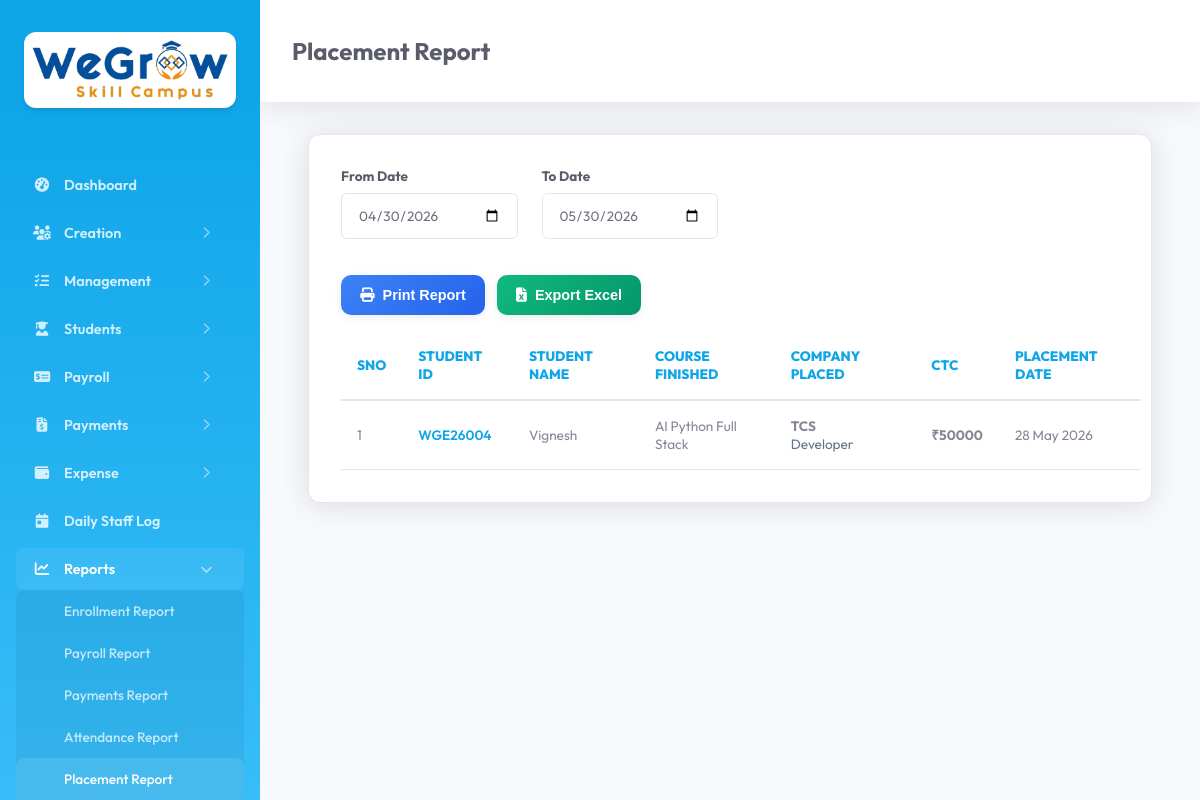
Before: /report_placement.php (signed in) with the older database file.
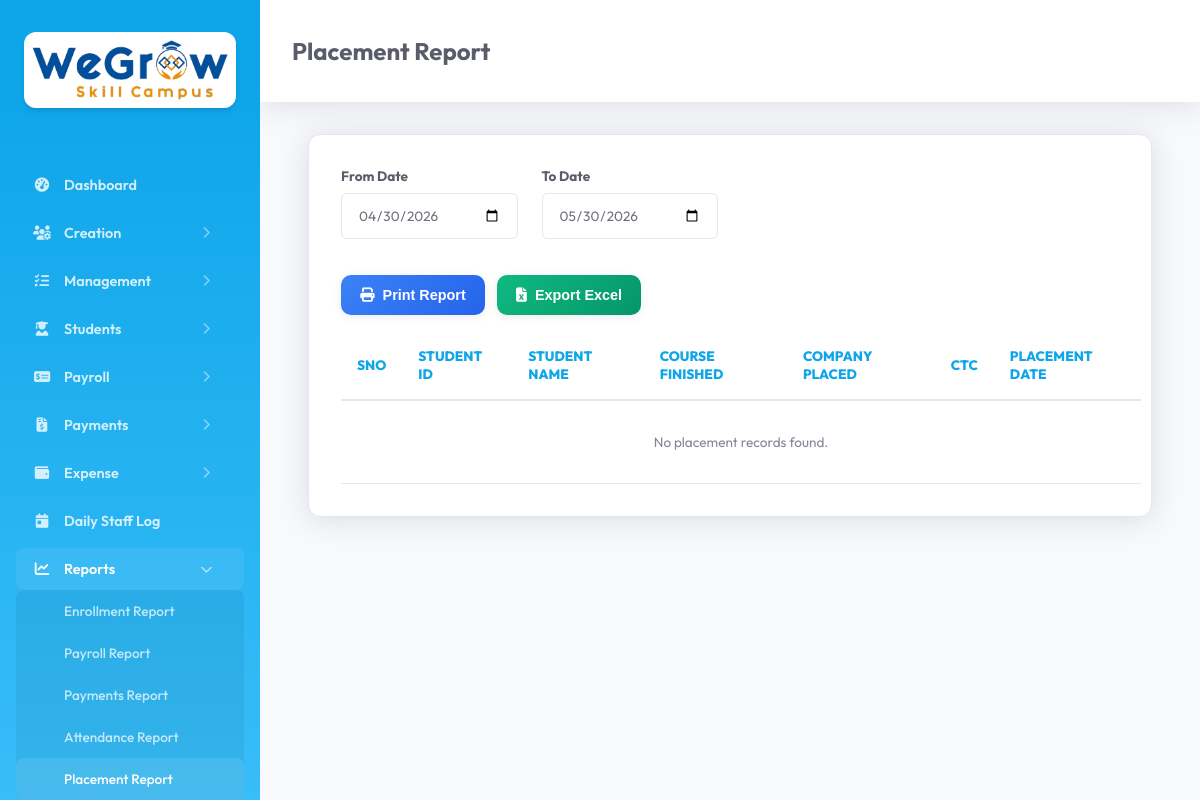
After: the same page with the newer database file.
### tables this page shows
CREATE TABLE `tc_course_closure` (
  `id` int(11) NOT NULL AUTO_INCREMENT,
  `created_date_time` datetime DEFAULT NULL,
  `updated_date_time` datetime DEFAULT NULL,
  `company_id` mediumtext DEFAULT NULL,
  `closure_id` mediumtext DEFAULT NULL,
  `closure_date` mediumtext DEFAULT NULL,
  `course_type` mediumtext DEFAULT NULL,
  `student_id` mediumtext DEFAULT NULL,
  `enrollment_id` mediumtext DEFAULT NULL,
  `student_name` mediumtext DEFAULT NULL,
  `course_closed` int(11) DEFAULT 2,
  `certificate_got` int(11) NOT NULL DEFAULT 2,
  `placed` int(11) NOT NULL DEFAULT 2,
  `company_name` mediumtext DEFAULT NULL,
  `company_address` mediumtext DEFAULT NULL,
  `designation` mediumtext DEFAULT NULL,
  `ctc` mediumtext DEFAULT NULL,
  `deleted` int(11) NOT NULL DEFAULT 0,
  PRIMARY KEY (`id`)
);

CREATE TABLE `tc_course` (
  `id` int(11) NOT NULL AUTO_INCREMENT,
  `created_date_time` datetime DEFAULT NULL,
  `updated_date_time` datetime DEFAULT NULL,
  `company_id` mediumtext DEFAULT NULL,
  `course_id` mediumtext DEFAULT NULL,
  `course_name` mediumtext DEFAULT NULL,
  `course_duration` mediumtext DEFAULT NULL,
  `course_fee` mediumtext DEFAULT NULL,
  `deleted` int(11) NOT NULL DEFAULT 0,
  PRIMARY KEY (`id`)
);

### main/label.php (called while the page is built, shortened)
<?php
    $modules = [
        'dashboard' => 'Dashboard',
        'company' => 'Company Details',
        'roles' => 'Role Management',
        'users' => 'User Management',
        'staff' => 'Staff Management',
        'course' => 'Courses',
        'course_closure' => 'Course Closure',
        'tasks' => 'Tasks',
        'event' => 'Events',
        'enrollment' => 'Training Enrollment',
        'enrollment_internship' => 'Internship Enrollment',
        'course_enquiry' => 'Course Enquiry',
        'attendance' => 'Attendance',
        'payroll' => 'Process Payroll',
        'receipt' => 'Receipts',
        'payment_mode' => 'Payment Modes',
        'bank' => 'Banks',
        'expense_category' => 'Expense Category',
        'expense_entry' => 'Expense Entry',
        'daily_reports' => 'Daily Staff Log',
        'report_enrollment' => 'Enrollment Report',
        'report_payroll' => 'Payroll Report',
        'report_payments' => 'Payments Report',
        'report_attendance' => 'Attendance Report',
        'report_placement' => 'Placement Report',
        'student_attendance' => 'Student Attendance',
        'student_tasks' => 'Student Tasks',
        'student_reports' => 'Student Daily Report',
        'daily_report' => 'Daily Report',
        'student_profile' => 'My Profile'
    ];
?>

### main/basic_functions.php (called while the page is built, shortened)
<?php
    include_once("config.php");
    include_once("label.php");
    class Basic_Functions extends Database {
        public $con;
        public function getCompanyId() {
            return $_SESSION['company_id'] ?? null;
        }
        public function encode_decode($action, $string) {
            $salt = $GLOBALS['salt'] ?? "default_salt";
            $key = hash('sha256', $salt);
            $iv = substr(hash('sha256', $salt), 0, 16);
            if ($action == 'encrypt') {
                return base64_encode(openssl_encrypt($string, "AES-256-CBC", $key, 0, $iv));
            } else if ($action == 'decrypt') {
                return openssl_decrypt(base64_decode($string), "AES-256-CBC", $key, 0, $iv);
            }
            return $string;
        }
        public function getTableRecords($table, $field = '', $value = '', $orderby = 'id DESC') {
            $con = $this->con;
            $sql = "SELECT * FROM $table WHERE deleted = :deleted";
            $params = [":deleted" => 0];
            $company_id = $this->getCompanyId();
            if ($company_id && $table !== $GLOBALS['company_table'] && $table !== $GLOBALS['role_table'] && $table !== $GLOBALS['user_table'] && $table !== $GLOBALS['course_table']) {
                $sql .= " AND company_id = :comp_company_id";
                $params[':comp_company_id'] = $company_id;
            }
            if (!empty($field)) {
                $sql .= " AND $field = :$field";
                $params[":$field"] = $value;
            }
            $sql .= " ORDER BY $orderby";
            $stmt = $con->prepare($sql);
            $stmt->execute($params);
            return $stmt->fetchAll();
        }
        public function getQueryRecords($query, $params = []) {
            $con = $this->con;
            $stmt = $con->prepare($query);
            $stmt->execute($params);
            return $stmt->fetchAll();
        }
    }
?>

### main/report_functions.php (called while the page is built, shortened)
<?php
    include_once("config.php");
    include_once("label.php");
    include_once("basic_functions.php");
    class Report_Functions extends Basic_Functions {
        public function getPlacementReportList($from_date, $to_date) {
            $where = ["deleted = 0", "placed = 1", "company_id = :comp_id"];
            $params = [':comp_id' => $_SESSION['company_id']];
            if(!empty($from_date)) {
                $where[] = "closure_date >= :from_date";
                $params[':from_date'] = $from_date;
            }
            if(!empty($to_date)) {
                $where[] = "closure_date <= :to_date";
                $params[':to_date'] = $to_date;
            }
            $whereClause = " WHERE " . implode(" AND ", $where);
            $query = "SELECT * FROM {$GLOBALS['course_closure_table']} $whereClause ORDER BY closure_date ASC";
            return $this->getQueryRecords($query, $params);
        }
    }

### main/config.php (called while the page is built, shortened)
<?php
    class Database {
        private $host = "localhost";
        private $dbname = "training_center_db";
        private $username = "root";
        private $password = "";
        public function connect() {
            try {
                $this->conn = new PDO(
                    "mysql:host=".$this->host.";dbname=".$this->dbname,
                    $this->username,
                    $this->password
                );
                $this->conn->setAttribute(PDO::ATTR_ERRMODE, PDO::ERRMODE_EXCEPTION);
                $this->conn->exec("SET NAMES utf8");
                return $this->conn;
            }
            catch(PDOException $e) {
                echo "Database Connection Failed : ".$e->getMessage();
                exit;
            }
        }
    }
?>

### common_file.php (called while the page is built, shortened)
<?php
    require_once 'main/basic_functions.php';
    require_once 'main/report_functions.php';
    $bf = new Report_Functions();
?>

### report_placement.php (the view, shortened to what the changed rows need)
<?php require_once 'common_file.php';
$from_page = 'Placement Report';
$from_date = date('Y-m-d', strtotime('-30 days'));
$to_date = date('Y-m-d');
$placements = $bf->getPlacementReportList($from_date, $to_date);
?>
<!DOCTYPE html>
<html lang="en">
<head>
    <link rel="stylesheet" href="assets/css/style.css">
</head>
<body>
    <?php include 'sidebar.php'; ?>
    <div class="main-content update_content">
        <div class="header">
            <h2><?php if(!empty($from_page))  echo ucfirst($from_page); ?></h2>
        </div>
        <div class="module-section">
            <div id="course_list">
                <table class="responsive table table-bordered" id="placement_report_table">
                    <thead>
                        <tr>
                            <th>Sno</th>
                            <th>Student ID</th>
                            <th>Student Name</th>
                            <th>Course Finished</th>
                            <th>Company Placed</th>
                            <th>CTC</th>
                            <th>Placement Date</th>
                        </tr>
                    </thead>
                    <tbody>
                        <?php
                            $sno = 1;
                            if(!empty($placements)) {
                                foreach ($placements as $p) {
                                    $student_dec_id = $bf->encode_decode('decrypt', $p['student_id']);
                                    $table = $p['course_type'] === 'internship' ? $GLOBALS['enrollment_internship_table'] : $GLOBALS['enrollment_table'];
                                    $stu_rec = $bf->getTableRecords($table, 'student_id', $p['student_id']);
                                    $course_name = 'N/A';
                                    if(!empty($stu_rec)) {
                                        $c_rec = $bf->getTableRecords($GLOBALS['course_table'], 'course_id', $stu_rec[0]['course_id']);
                                        if(!empty($c_rec)) $course_name = $c_rec[0]['course_name'];
                                    }
                                ?>
                                    <tr>
                                        <td><?php echo $sno++; ?></td>
                                        <td>
                                            <span style="color: var(--primary); font-weight: 600;">
                                                <?php echo $student_dec_id; ?>
                                            </span>
                                        </td>
                                        <td><?php echo $p['student_name']; ?></td>
                                        <td><?php echo $course_name; ?></td>
                                        <td>
                                            <strong><?php echo $p['company_name']; ?></strong><br>
                                            <span style="font-size: 0.85rem; color: #64748b;"><?php echo $p['designation']; ?></span>
                                        </td>
                                        <td><strong>₹<?php echo $p['ctc']; ?></strong></td>
                                        <td><?php echo date('d M Y', strtotime($p['closure_date'])); ?></td>
                                    </tr>
                                <?php }
                            } else { ?>
                                <tr>
                                    <td colspan="7" style="text-align:center; padding: 2rem; color: var(--text-muted);">No placement records found.</td>
                                </tr>
                        <?php } ?>
                    </tbody>
                </table>
            </div>
        </div>
    </div>
</body>
</html>

### sidebar.php (shortened to what the changed rows need)
<link rel="stylesheet" href="https://cdnjs.cloudflare.com/ajax/libs/font-awesome/6.4.0/css/all.min.css">
<div class="sidebar" id="sidebar">
    <?php
    $current_page = basename($_SERVER['PHP_SELF']);
    ?>
    <ul class="nav-links">
            <?php
        require_once 'permission_helper.php';
        $sidebar_company_id = $_SESSION['company_id'] ?? '';
        $sidebar_role_id = $_SESSION['role_id'] ?? 0;
        $urlMap = [
            'dashboard' => 'dashboard.php',
            'company' => 'company.php',
            'roles' => 'role.php',
            'users' => 'users.php',
            'staff' => 'staff.php',
            'course' => 'course.php',
            'course_closure' => 'course_closure.php',
            'tasks' => (isset($_SESSION['user_role']) && $_SESSION['user_role'] === 'student') ? 'student_tasks.php' : 'tasks.php',
            'event' => 'event.php',
            'enrollment' => 'enrollment.php',
            'enrollment_internship' => 'enrollment_internship.php',
            'course_enquiry' => 'course_enquiry.php',
            'attendance' => 'attendance.php',
            'payroll' => 'payroll.php',
            'receipt' => 'receipt.php',
            'payment_mode' => 'payment_mode.php',
            'bank' => 'bank.php',
            'expense_category' => 'expense_category.php',
            'expense_entry' => 'expense_entry.php',
            'daily_reports' => 'daily_reports.php',
            'report_enrollment' => 'report_enrollment.php',
            'report_payroll' => 'report_payroll.php',
            'report_payments' => 'report_payments.php',
            'report_attendance' => 'report_attendance.php',
            'report_placement' => 'report_placement.php',
            'student_attendance' => 'student_attendance.php',
            'student_tasks' => 'student_tasks.php',
            'student_reports' => 'student_reports.php',
            'daily_report' => 'daily_report.php',
            'student_profile' => 'student_profile.php'
        ];
        foreach ($menu_structure as $item) {
            $allowed_pages = [];
            foreach ($item['pages'] as $page_key) {
                if (checkPermission($sidebar_company_id, $sidebar_role_id, $page_key, PERMISSION_VIEW)) {
                    $allowed_pages[] = $page_key;
                }
            }
            if (!$item['dropdown']) {
                $page_key = $allowed_pages[0];
                $url = $urlMap[$page_key] ?? ($page_key . '.php');
                $isActive = ($current_page == $url) ? 'active' : '';
                ?>
                <li class="nav-item">
                    <a href="<?php echo $url; ?>" class="nav-link <?php echo $isActive; ?>">
                        <i class="<?php echo $item['icon']; ?>"></i> <span><?php echo $modules[$page_key] ?? $item['title']; ?></span>
                    </a>
                </li>
                <?php
            } else {
                $isParentActive = false;
                foreach ($allowed_pages as $page_key) {
                    $url = $urlMap[$page_key] ?? ($page_key . '.php');
                    if ($current_page == $url) {
                        $isParentActive = true;
                        break;
                    }
                }
                ?>
                <li class="nav-item">
                    <a href="javascript:void(0)" class="nav-link menu-toggle <?php echo $isParentActive ? 'parent-active open' : ''; ?>" data-target="<?php echo $item['menu_id']; ?>">
                        <span class="menu-label"><i class="<?php echo $item['icon']; ?>"></i> <?php echo $item['title']; ?></span>
                        <i class="fas fa-chevron-right arrow"></i>
                    </a>
                    <ul class="submenu <?php echo $isParentActive ? 'show' : ''; ?>" id="<?php echo $item['menu_id']; ?>">
                        <?php foreach ($allowed_pages as $page_key):
                            $url = $urlMap[$page_key] ?? ($page_key . '.php');
                            $isActive = ($current_page == $url) ? 'active' : '';
                            ?>
                            <li>
                                <a href="<?php echo $url; ?>" class="nav-link <?php echo $isActive; ?>">
                                    <?php echo $modules[$page_key] ?? $page_key; ?>
                                </a>
                            </li>
                        <?php endforeach; ?>
                    </ul>
                </li>
                <?php
            }
        }
        ?>
    </ul>
</div>

Changed rows visible on the page:
removed tc_course_closure: student "WGE26004", student_name "Vignesh", tc_course.course_name "AI Python Full Stack", company_name "TCS", designation "Developer", ctc "50000", closure_date "28 May 2026"
Other visible differences:
text now shown: "No placement records found."
